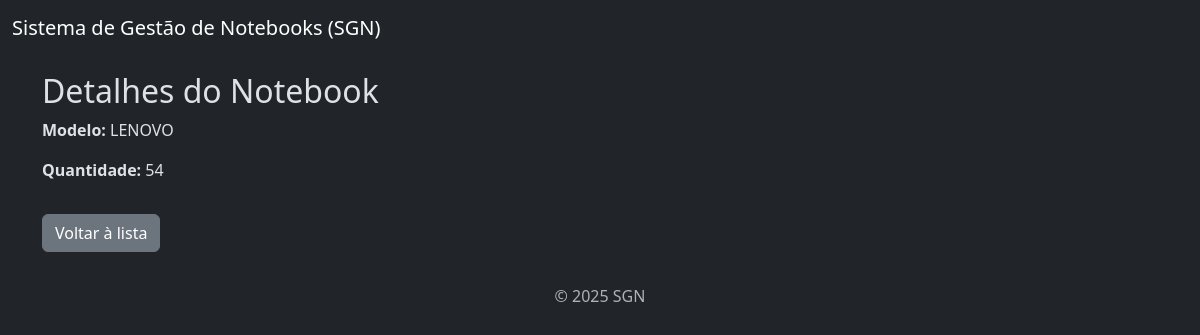
Before: /notebook/notebook/6/ with the older database file.
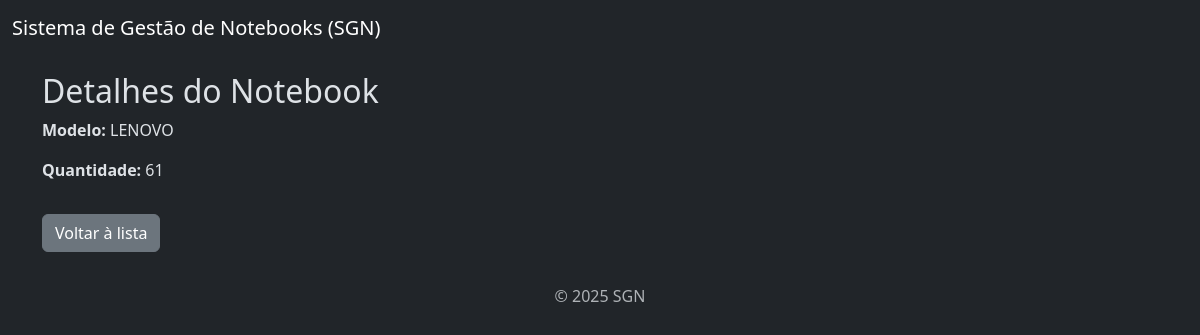
After: the same page with the newer database file.
### notebook/models.py (models this page shows, shortened)
class Notebook(models.Model):
    modelo = models.ForeignKey(Modelo, on_delete=models.CASCADE, null=True, blank=True, related_name='notebooks')  # relacionando a opção modelo dentro do notebook na hora de cadastrar e importando la em cima
    quantidade = models.IntegerField(null=True, blank=True, default=0)

### modelo/models.py (models this page shows)
class Modelo (models.Model):
    modelo = models.CharField(max_length=100)
    descricao = models.TextField(null=True, blank=True)
    preco = models.DecimalField(max_digits=8, decimal_places=2)
    def __str__(self):
        return self.modelo

### notebook/views.py (the view)
# urls.py: path('notebook/<int:pk>/', views.ver_notebook, name='ver_notebook'),
def ver_notebook(request, pk):
    notebook = get_object_or_404(Notebook, pk=pk)
    return render(request, 'notebook/ver.html', {'notebook': notebook})

### notebook/templates/notebook/ver.html
{% extends "base.html" %}
{% block content %}
  <h2>Detalhes do Notebook</h2>
  <p><strong>Modelo:</strong> {{ notebook.modelo }}</p>
  <p><strong>Quantidade:</strong> {{ notebook.quantidade }}</p>
  <a href="{% url 'lista_notebook' %}" class="btn btn-secondary mt-3">Voltar à lista</a>
{% endblock %}

Changed rows visible on the page:
changed Notebook "LENOVO": quantidade "54" → "61"
